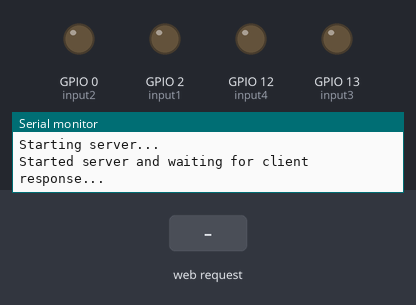
Recording of a sketch running on a simulated ESP8266 (Wemos D1 mini). On the bench: output pins drawn as LEDs (lit = HIGH), the last lines printed to the serial monitor. The inputs (shaded band) are chosen by the test bench.

Above: at 2.2 s.
2.3 s: HTTP request GET /?value=1 received
At 2.42 s:
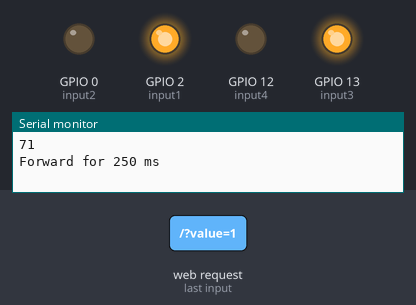
4.0 s: HTTP request GET /?value=2 received
At 4.12 s:
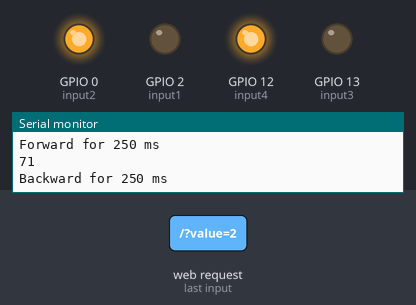
5.7 s: HTTP request GET /?value=3 received
At 5.82 s:
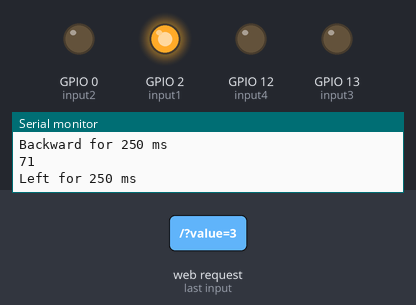
7.4 s: HTTP request GET /?value=4 received
At 7.52 s:
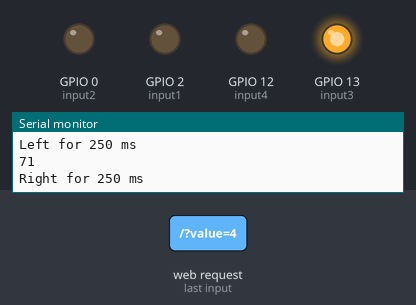
Timing chart, 0 to 10.1 s (numbered marks = the images above; inputs shaded):
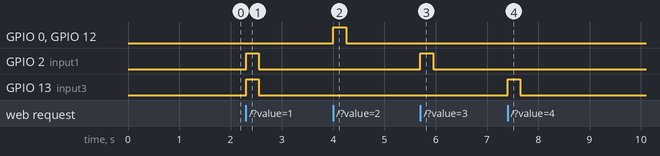

Measured:
- after the input at 2.3 s, GPIO 2 (input1), GPIO 13 (input3): LOW → HIGH at once, → LOW 0.25 s later
- after the input at 4.0 s, GPIO 0 (input2), GPIO 12 (input4): LOW → HIGH at once, → LOW 0.25 s later
- after the input at 5.7 s, GPIO 2 (input1): LOW → HIGH at once, → LOW 0.25 s later
- after the input at 7.4 s, GPIO 13 (input3): LOW → HIGH at once, → LOW 0.25 s later

The sketch:

AccessPoint.ino
```cpp
/* Create a WiFi access point and provide a web server on it. */

#include <ESP8266WiFi.h>
#include <WiFiClient.h>
#include <ESP8266WebServer.h>


/* Set these to your desired credentials. */
const char *ssid = "sdi";
const char *password = "";
int status = WL_IDLE_STATUS;
int input1=2,input2=0,input3=13,input4=12;

WiFiServer server(80);

void setup()
{
   motor_init();
   delay(1000);
   Serial.begin(115200);
   //Serial.println();
   //Serial.print("Configuring rover header ...");

   Serial.println();
   Serial.print("Configuring access point...");
   WiFi.softAP(ssid);
   IPAddress myIP = WiFi.softAPIP();
   Serial.print("AP IP address: ");
   Serial.println(myIP);

   Serial.println("\nStarting server...");
  // start the server:
  server.begin();
  Serial.println("\nStarted server and waiting for client response...");

}


void motor_init(){
   pinMode(input1,OUTPUT);
   pinMode(input2,OUTPUT);
   pinMode(input3,OUTPUT);
   pinMode(input4,OUTPUT);
}

void forward(int duration){

  //Left Motor
  digitalWrite(input1,HIGH);
  digitalWrite(input2,LOW);

  //Right Motor
  digitalWrite(input3,HIGH);
  digitalWrite(input4,LOW);

  delay(duration);
}

void backward(int duration){

  //Left Motor
  digitalWrite(input1,LOW);
  digitalWrite(input2,HIGH);

  //Right Motor
  digitalWrite(input3,LOW);
  digitalWrite(input4,HIGH);

  delay(duration);
}

void left(int duration){

  //Left Motor
  digitalWrite(input1,HIGH);
  digitalWrite(input2,LOW);

  //Right Motor
  digitalWrite(input3,LOW);
  digitalWrite(input4,LOW);

  delay(duration);
}

void right(int duration){

  //Left Motor
  digitalWrite(input1,LOW);
  digitalWrite(input2,LOW);

  //Right Motor
  digitalWrite(input3,HIGH);
  digitalWrite(input4,LOW);

  delay(duration);
}

void rest(int duration){

  //Left Motor
  digitalWrite(input1,LOW);
  digitalWrite(input2,LOW);

  //Right Motor
  digitalWrite(input3,LOW);
  digitalWrite(input4,LOW);

  delay(duration);
}

float get_moisture(int VAL_PROBE,int PRECISION,int TOTAL_DELAY) {
     float MOISTURE = 0;
       int i = 0;
       while(i<PRECISION){
        MOISTURE += analogRead(VAL_PROBE);
        delay((TOTAL_DELAY/PRECISION));
        i++;
        }
        return (MOISTURE/PRECISION);
    }

void loop()
{
  WiFiClient client = server.available();
  if (!client) {
    return;
  }

  // Wait until the client sends some data
  while(!client.available()){

    delay(1);
  }

  Serial.println(client.read());
  //Read the first line of the request
  String req = client.readStringUntil('\r');
  client.flush();

  // Match the request
 if (req.indexOf("value=1") != -1){
     Serial.println("Forward for 250 ms");
     forward(250);
     rest(1);
     return;
  }

  else if (req.indexOf("value=2") != -1){
    Serial.println("Backward for 250 ms");
    backward(250);
    rest(1);
    return;
    }

  else if (req.indexOf("value=3") != -1){
    Serial.println("Left for 250 ms");
    left(250);
    rest(1);
    return;
    }

  else if (req.indexOf("value=4") != -1){
    Serial.println("Right for 250 ms");
    right(250);
    rest(1);
    return;
    }

 else if (req.indexOf("value=5") != -1){
  rest(1);
  Serial.println("Fetching for 250 ms");
  Serial.println(get_moisture(0,1,100));
  return;
  }

  else {
    Serial.println("invalid request");
    client.stop();
    return;
  }

  client.flush();

}
```
